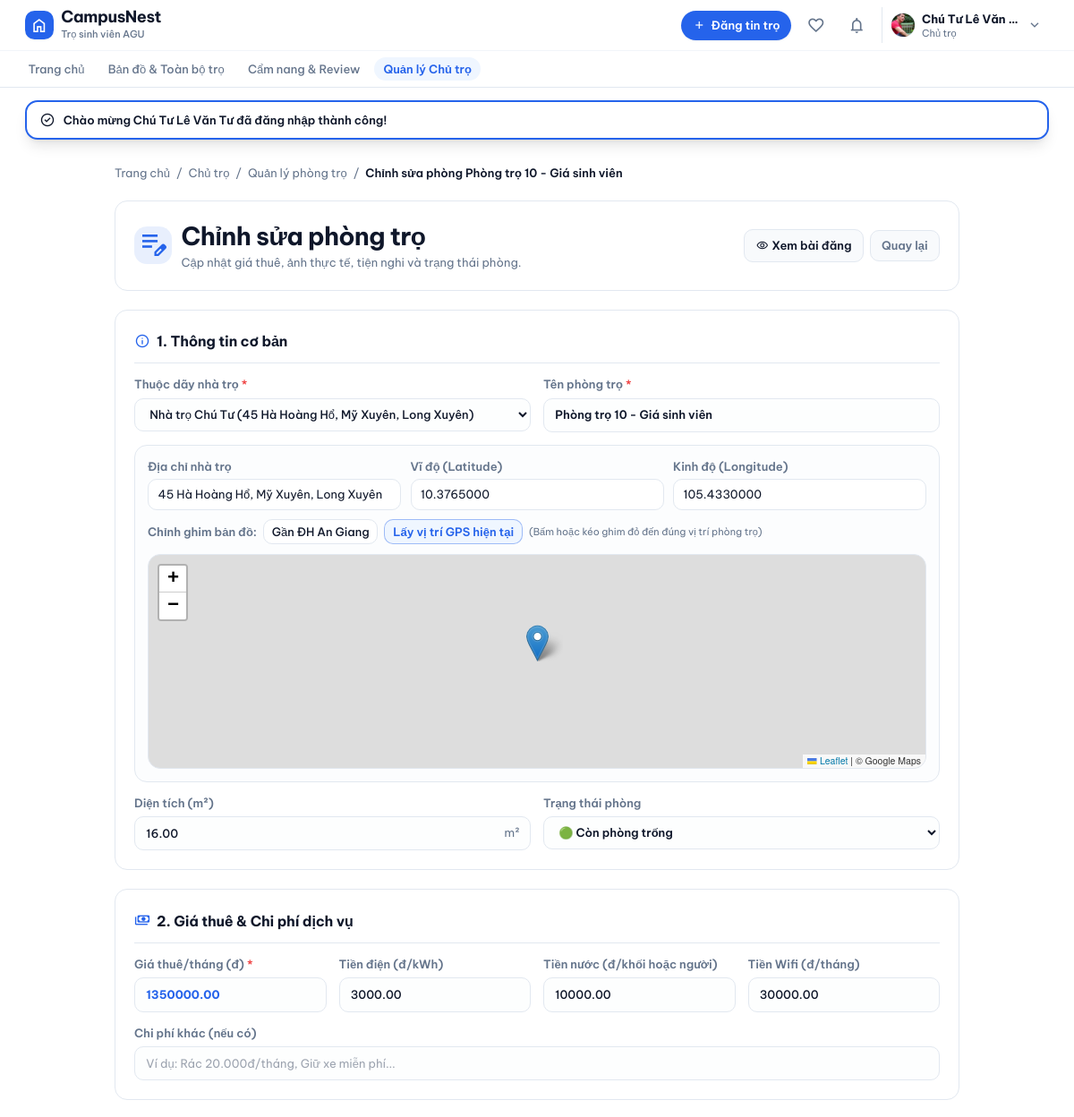
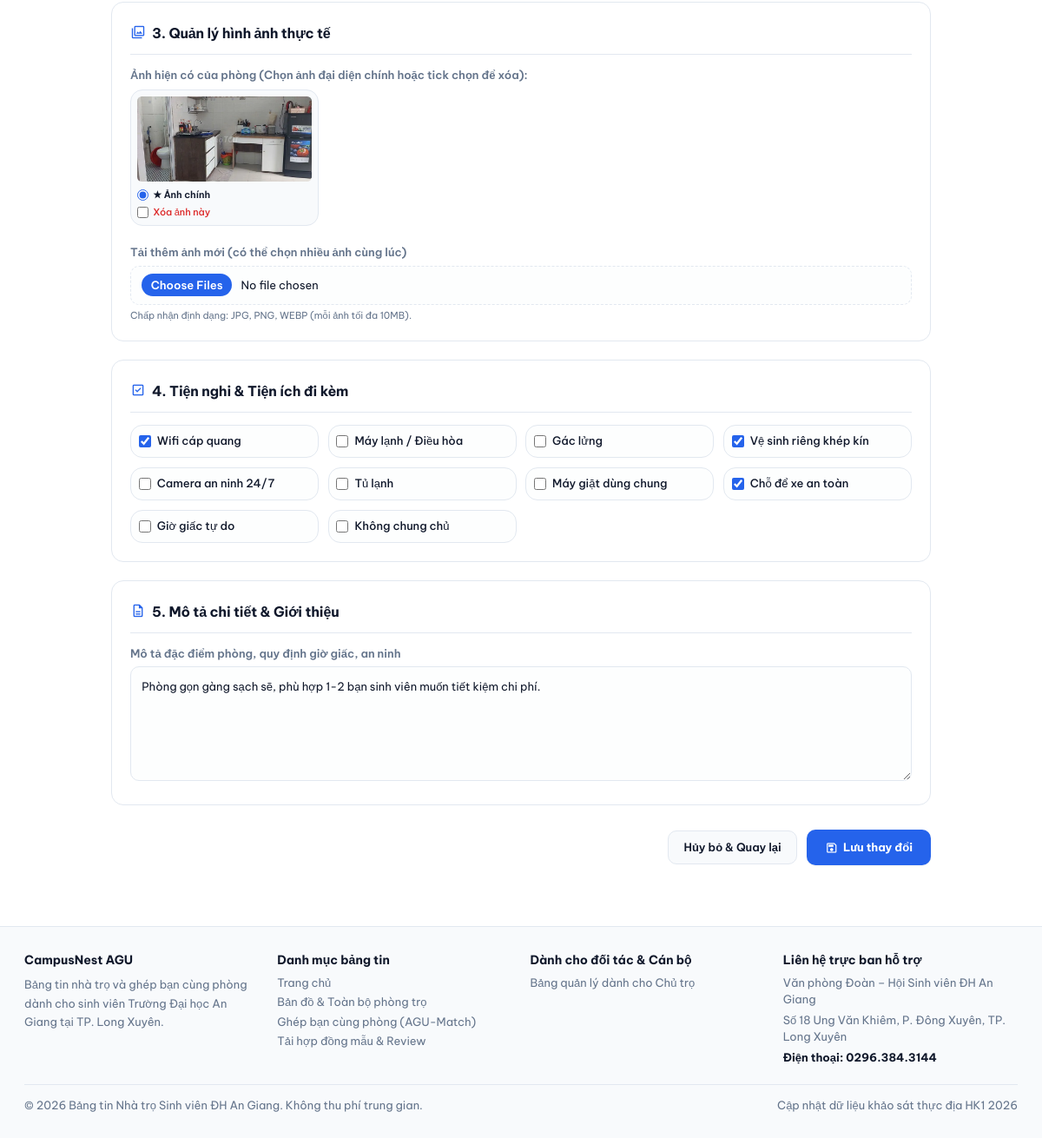
The page /chutro/suaphong.php?id=3 (signed in) on the database as committed earlier (2 pictures, top to bottom).
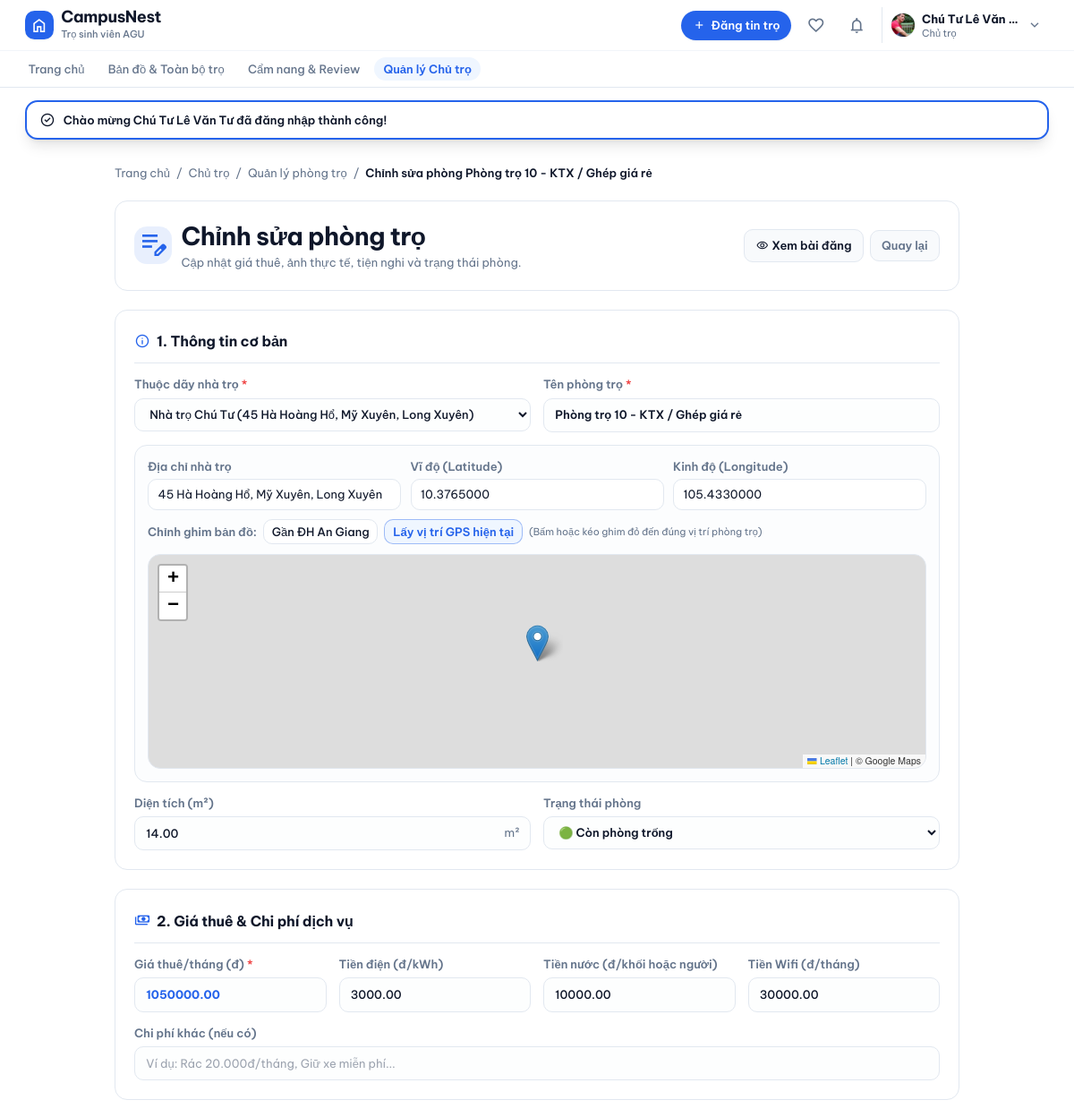
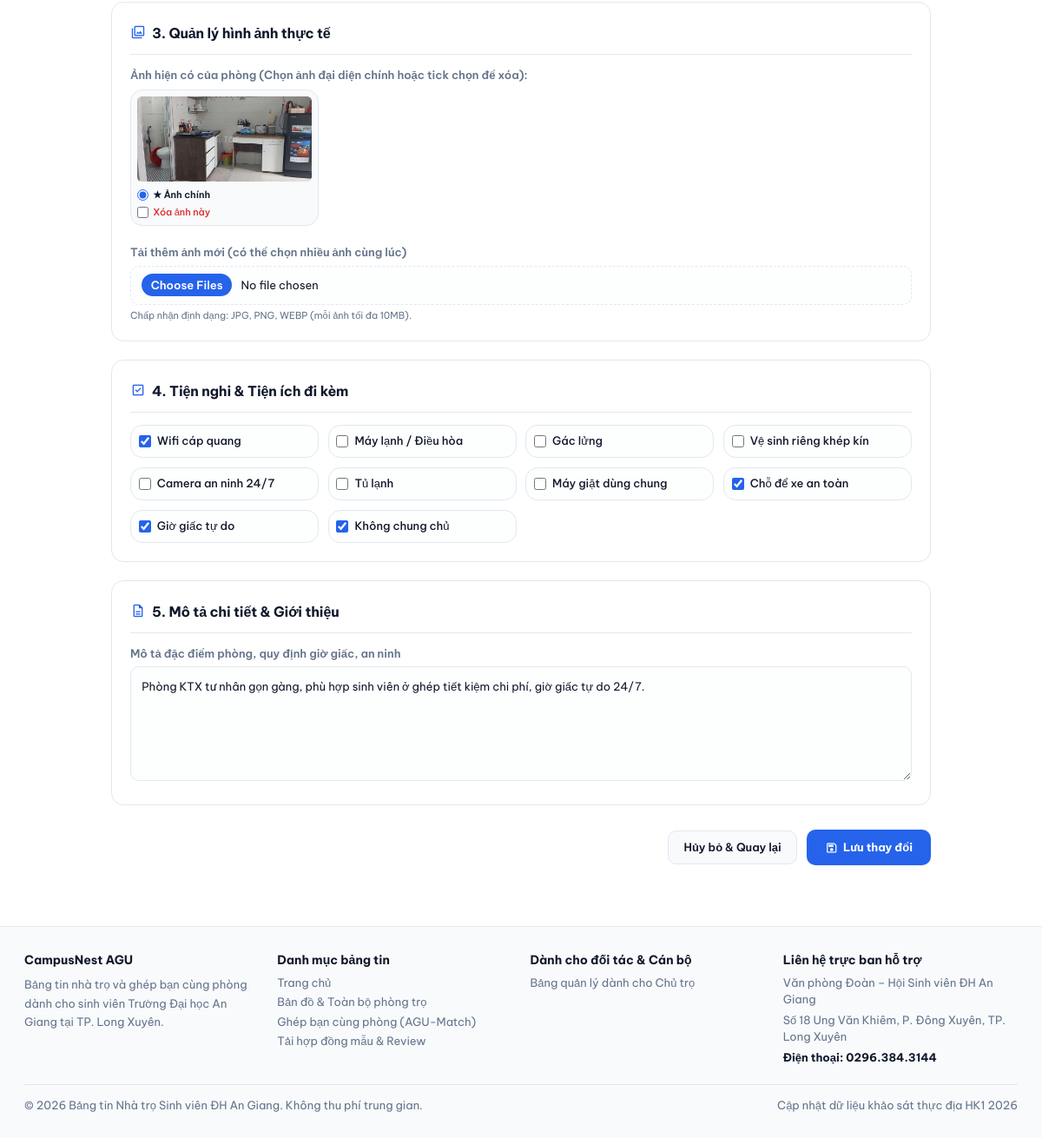
The same page on the database as committed later (2 pictures, top to bottom).
### tables this page shows
CREATE TABLE PhongTro (
    MaPhong INT AUTO_INCREMENT PRIMARY KEY,
    MaNhaTro INT NOT NULL,
    TenPhong VARCHAR(100) NOT NULL,
    GiaThue DECIMAL(12,2) NOT NULL,
    DienTich DECIMAL(6,2),
    TienDien DECIMAL(10,2),
    TienNuoc DECIMAL(10,2),
    TienWifi DECIMAL(10,2) DEFAULT 0,
    ChiPhiKhac TEXT,
    MoTa TEXT,
    
     
    TrangThai ENUM('ConPhong', 'DaThue', 'DangBaoTri') DEFAULT 'ConPhong',
    
     
    TrangThaiDuyet ENUM('ChoDuyet', 'DaDuyet', 'TuChoi') DEFAULT 'ChoDuyet',
    
    NgayDang DATETIME DEFAULT CURRENT_TIMESTAMP,
    NgayCapNhat DATETIME DEFAULT CURRENT_TIMESTAMP ON UPDATE CURRENT_TIMESTAMP,

    FOREIGN KEY (MaNhaTro)
        REFERENCES NhaTro(MaNhaTro)
        ON DELETE CASCADE
);

CREATE TABLE TienIch (
    MaTienIch INT AUTO_INCREMENT PRIMARY KEY,
    TenTienIch VARCHAR(100) NOT NULL UNIQUE,
    Icon VARCHAR(50) DEFAULT 'bi-check-circle'  
);

CREATE TABLE NhaTro (
    MaNhaTro INT AUTO_INCREMENT PRIMARY KEY,
    MaChuTro INT NOT NULL,
    TenNhaTro VARCHAR(150) NOT NULL,
    DiaChi VARCHAR(255) NOT NULL,
    MoTa TEXT,
    ViDo DECIMAL(10,7),           
    KinhDo DECIMAL(10,7),         
    NgayTao DATETIME DEFAULT CURRENT_TIMESTAMP,

    FOREIGN KEY (MaChuTro) 
        REFERENCES NguoiDung(MaNguoiDung) 
        ON DELETE CASCADE
);

### cauhinh/auth.php (called while the page is built, shortened)
<?php
function nguoiDungHienTai(): ?array
{
    return isset($_SESSION['nguoidung']) ? $_SESSION['nguoidung'] : null;
}

### chutro/suaphong.php (the view, shortened to what the changed rows need)
<?php
require_once __DIR__ . '/../cauhinh/database.php';
require_once __DIR__ . '/../cauhinh/auth.php';
$base_url = '/DoAn_TimNhaTroSV_QLDAPM';
$nd = nguoiDungHienTai();
$mand = (int)($nd['mannd'] ?? 0);
$vaitro = $nd['vaitro'] ?? '';
$maPhong = (int)($_GET['id'] ?? ($_POST['ma_phong'] ?? 0));
if ($vaitro === 'QuanTriVien') {
    $stmtCheck = $conn->prepare("
        SELECT p.*, n.TenNhaTro, n.DiaChi, n.ViDo, n.KinhDo, n.MaChuTro
        FROM PhongTro p
        JOIN NhaTro n ON p.MaNhaTro = n.MaNhaTro
        WHERE p.MaPhong = ?
    ");
    $stmtCheck->bind_param('i', $maPhong);
} else {
    $stmtCheck = $conn->prepare("
        SELECT p.*, n.TenNhaTro, n.DiaChi, n.ViDo, n.KinhDo, n.MaChuTro
        FROM PhongTro p
        JOIN NhaTro n ON p.MaNhaTro = n.MaNhaTro
        WHERE p.MaPhong = ? AND n.MaChuTro = ?
    ");
    $stmtCheck->bind_param('ii', $maPhong, $mand);
}
$stmtCheck->execute();
$phong = $stmtCheck->get_result()->fetch_assoc();
if ($vaitro === 'QuanTriVien') {
    $stmtNT = $conn->query("SELECT MaNhaTro, TenNhaTro, DiaChi, ViDo, KinhDo FROM NhaTro ORDER BY TenNhaTro ASC");
    $dsNhaTro = $stmtNT ? $stmtNT->fetch_all(MYSQLI_ASSOC) : [];
} else {
    $stmtNT = $conn->prepare("SELECT MaNhaTro, TenNhaTro, DiaChi, ViDo, KinhDo FROM NhaTro WHERE MaChuTro = ? ORDER BY TenNhaTro ASC");
    $stmtNT->bind_param('i', $mand);
    $stmtNT->execute();
    $dsNhaTro = $stmtNT->get_result()->fetch_all(MYSQLI_ASSOC);
}
$dsTienIch = [];
$resTI = $conn->query("SELECT MaTienIch, TenTienIch, Icon FROM TienIch ORDER BY MaTienIch ASC");
if ($resTI) {
    $dsTienIch = $resTI->fetch_all(MYSQLI_ASSOC);
}
$stmtPTI = $conn->prepare("SELECT MaTienIch FROM PhongTro_TienIch WHERE MaPhong = ?");
$stmtPTI->bind_param('i', $maPhong);
$stmtPTI->execute();
$tienIchHienTai = array_column($stmtPTI->get_result()->fetch_all(MYSQLI_ASSOC), 'MaTienIch');
include_once __DIR__ . '/../dungchung/header.php';
?>
<div class="max-w-[1000px] mx-auto px-4 sm:px-6 lg:px-8 py-8 space-y-6">
  <nav class="flex items-center gap-2 text-xs text-text-sub">
    <a href="<?= $base_url ?>/index.php" class="hover:text-accent transition-colors">Trang chủ</a>
    <span>/</span>
    <a href="<?= $base_url ?>/chutro.php" class="hover:text-accent transition-colors">Chủ trọ</a>
    <span>/</span>
    <a href="<?= $base_url ?>/chutro/danhsachphong.php" class="hover:text-accent transition-colors">Quản lý phòng trọ</a>
    <span>/</span>
    <span class="text-text-main font-semibold">Chỉnh sửa phòng <?= htmlspecialchars($phong['TenPhong']) ?></span>
  </nav>
  <div class="bg-bg-main p-6 rounded-card border border-border-warm flex flex-col sm:flex-row sm:items-center justify-between gap-4">
    <div class="flex items-center gap-3">
      <div>
        <h1 class="text-xl sm:text-2xl font-bold text-text-main">Chỉnh sửa phòng trọ</h1>
      </div>
    </div>
  </div>
  <form method="POST" action="<?= $base_url ?>/chutro/suaphong.php?id=<?= $maPhong ?>" enctype="multipart/form-data" class="space-y-6">
    <div class="bg-bg-main p-6 rounded-card border border-border-warm space-y-4">
      <h2 class="text-base font-bold text-text-main flex items-center gap-2 border-b border-border-warm pb-3">
        <span class="material-symbols-outlined text-accent text-lg">info</span>
        <span>1. Thông tin cơ bản</span>
      </h2>
      <div class="grid grid-cols-1 md:grid-cols-2 gap-4">
        <div>
          <label class="block text-xs font-semibold text-text-sub mb-1.5">Thuộc dãy nhà trọ <span class="text-red-500">*</span></label>
          <select id="sel_nha_tro" name="ma_nha_tro" class="w-full text-xs px-3.5 py-2.5 rounded-btn border border-border-warm bg-bg-sub/30 focus:outline-accent font-medium">
            <?php foreach ($dsNhaTro as $nt): ?>
              <option value="<?= $nt['MaNhaTro'] ?>"
                      data-diachi="<?= htmlspecialchars($nt['DiaChi']) ?>"
                      data-vido="<?= htmlspecialchars($nt['ViDo'] ?? '') ?>"
                      data-kinhdo="<?= htmlspecialchars($nt['KinhDo'] ?? '') ?>"
                      <?= (int)$phong['MaNhaTro'] === (int)$nt['MaNhaTro'] ? 'selected' : '' ?>>
                <?= htmlspecialchars($nt['TenNhaTro']) ?> (<?= htmlspecialchars($nt['DiaChi']) ?>)
              </option>
            <?php endforeach; ?>
          </select>
        </div>
        <div>
          <label class="block text-xs font-semibold text-text-sub mb-1.5">Tên phòng trọ <span class="text-red-500">*</span></label>
          <input type="text" name="ten_phong" value="<?= htmlspecialchars($_POST['ten_phong'] ?? $phong['TenPhong']) ?>"
                 placeholder="Ví dụ: Phòng 101, Phòng lầu 1 có gác..." required
                 class="w-full text-xs px-3.5 py-2.5 rounded-btn border border-border-warm bg-bg-sub/30 focus:outline-accent font-semibold text-text-main">
        </div>
      </div>
      <div class="p-4 rounded-card bg-bg-sub/40 border border-border-warm space-y-3">
        <div class="grid grid-cols-1 md:grid-cols-3 gap-3">
          <div class="md:col-span-1">
            <label class="block text-xs font-semibold text-text-sub mb-1">Địa chỉ nhà trọ</label>
            <input type="text" id="in_diachi_nt" name="dia_chi_nha_tro" value="<?= htmlspecialchars($_POST['dia_chi_nha_tro'] ?? $phong['DiaChi']) ?>"
                   class="w-full text-xs px-3 py-2 rounded-btn border border-border-warm bg-bg-main focus:outline-accent">
          </div>
          <div>
            <label class="block text-xs font-semibold text-text-sub mb-1">Vĩ độ (Latitude)</label>
            <input type="number" step="0.0000001" id="in_vido" name="vi_do" value="<?= htmlspecialchars($_POST['vi_do'] ?? ($phong['ViDo'] ?? '10.3728000')) ?>"
                   class="w-full text-xs px-3 py-2 rounded-btn border border-border-warm bg-bg-main focus:outline-accent tnum">
          </div>
          <div>
            <label class="block text-xs font-semibold text-text-sub mb-1">Kinh độ (Longitude)</label>
            <input type="number" step="0.0000001" id="in_kinhdo" name="kinh_do" value="<?= htmlspecialchars($_POST['kinh_do'] ?? ($phong['KinhDo'] ?? '105.4335000')) ?>"
                   class="w-full text-xs px-3 py-2 rounded-btn border border-border-warm bg-bg-main focus:outline-accent tnum">
          </div>
        </div>
      </div>
      <div class="grid grid-cols-1 sm:grid-cols-2 gap-4">
        <div>
          <div class="relative">
            <input type="number" step="0.5" min="5" max="200" name="dien_tich"
                   value="<?= htmlspecialchars($_POST['dien_tich'] ?? $phong['DienTich']) ?>"
                   placeholder="18" class="w-full text-xs px-3.5 py-2.5 rounded-btn border border-border-warm bg-bg-sub/30 focus:outline-accent font-medium">
            <span class="absolute right-3.5 top-2.5 text-xs text-text-sub pointer-events-none">m²</span>
          </div>
        </div>
        <div>
          <label class="block text-xs font-semibold text-text-sub mb-1.5">Trạng thái phòng</label>
          <select name="trang_thai" class="w-full text-xs px-3.5 py-2.5 rounded-btn border border-border-warm bg-bg-sub/30 focus:outline-accent font-semibold">
            <option value="ConPhong" <?= ($phong['TrangThai'] === 'ConPhong') ? 'selected' : '' ?>>🟢 Còn phòng trống</option>
          </select>
        </div>
      </div>
    </div>
    <div class="bg-bg-main p-6 rounded-card border border-border-warm space-y-4">
      <h2 class="text-base font-bold text-text-main flex items-center gap-2 border-b border-border-warm pb-3">
        <span class="material-symbols-outlined text-accent text-lg">payments</span>
        <span>2. Giá thuê & Chi phí dịch vụ</span>
      </h2>
      <div class="grid grid-cols-1 sm:grid-cols-2 lg:grid-cols-4 gap-4">
        <div>
          <label class="block text-xs font-semibold text-text-sub mb-1.5">Giá thuê/tháng (đ) <span class="text-red-500">*</span></label>
          <input type="number" step="50000" min="100000" name="gia_thue"
                 value="<?= htmlspecialchars($_POST['gia_thue'] ?? $phong['GiaThue']) ?>" required
                 class="w-full text-xs px-3.5 py-2.5 rounded-btn border border-border-warm bg-bg-sub/30 focus:outline-accent font-bold text-accent">
        </div>
        <div>
          <label class="block text-xs font-semibold text-text-sub mb-1.5">Tiền điện (đ/kWh)</label>
          <input type="number" step="500" min="0" name="tien_dien"
                 value="<?= htmlspecialchars($_POST['tien_dien'] ?? $phong['TienDien']) ?>"
                 placeholder="3500" class="w-full text-xs px-3.5 py-2.5 rounded-btn border border-border-warm bg-bg-sub/30 focus:outline-accent font-medium">
        </div>
        <div>
          <label class="block text-xs font-semibold text-text-sub mb-1.5">Tiền nước (đ/khối hoặc người)</label>
          <input type="number" step="5000" min="0" name="tien_nuoc"
                 value="<?= htmlspecialchars($_POST['tien_nuoc'] ?? $phong['TienNuoc']) ?>"
                 placeholder="30000" class="w-full text-xs px-3.5 py-2.5 rounded-btn border border-border-warm bg-bg-sub/30 focus:outline-accent font-medium">
        </div>
        <div>
          <label class="block text-xs font-semibold text-text-sub mb-1.5">Tiền Wifi (đ/tháng)</label>
          <input type="number" step="10000" min="0" name="tien_wifi"
                 value="<?= htmlspecialchars($_POST['tien_wifi'] ?? $phong['TienWifi']) ?>"
                 placeholder="0 (miễn phí)" class="w-full text-xs px-3.5 py-2.5 rounded-btn border border-border-warm bg-bg-sub/30 focus:outline-accent font-medium">
        </div>
      </div>
    </div>
    <div class="bg-bg-main p-6 rounded-card border border-border-warm space-y-4">
      <h2 class="text-base font-bold text-text-main flex items-center gap-2 border-b border-border-warm pb-3">
        <span class="material-symbols-outlined text-accent text-lg">photo_library</span>
        <span>3. Quản lý hình ảnh thực tế</span>
      </h2>
    </div>
    <?php if (!empty($dsTienIch)): ?>
    <div class="bg-bg-main p-6 rounded-card border border-border-warm space-y-4">
      <h2 class="text-base font-bold text-text-main flex items-center gap-2 border-b border-border-warm pb-3">
        <span class="material-symbols-outlined text-accent text-lg">check_box</span>
        <span>4. Tiện nghi & Tiện ích đi kèm</span>
      </h2>
      <div class="grid grid-cols-2 sm:grid-cols-3 md:grid-cols-4 gap-3">
        <?php foreach ($dsTienIch as $ti):
          $isChecked = in_array((int)$ti['MaTienIch'], $tienIchHienTai);
        ?>
          <label class="flex items-center gap-2 p-2.5 rounded-card border border-border-warm bg-bg-sub/30 hover:bg-bg-sub cursor-pointer transition-colors">
            <input type="checkbox" name="tien_ich[]" value="<?= $ti['MaTienIch'] ?>" <?= $isChecked ? 'checked' : '' ?> class="accent-accent w-4 h-4 rounded">
            <span class="text-xs text-text-main font-medium"><?= htmlspecialchars($ti['TenTienIch']) ?></span>
          </label>
        <?php endforeach; ?>
      </div>
    </div>
    <?php endif; ?>
    <div class="bg-bg-main p-6 rounded-card border border-border-warm space-y-4">
      <h2 class="text-base font-bold text-text-main flex items-center gap-2 border-b border-border-warm pb-3">
        <span class="material-symbols-outlined text-accent text-lg">description</span>
        <span>5. Mô tả chi tiết & Giới thiệu</span>
      </h2>
      <div>
        <label class="block text-xs font-semibold text-text-sub mb-1.5">Mô tả đặc điểm phòng, quy định giờ giấc, an ninh</label>
        <textarea name="mo_ta" rows="5" placeholder="Ví dụ: Phòng mới sơn sửa sạch sẽ, giờ giấc tự do không chung chủ, có camera an ninh 24/7, gần cổng phụ ĐH An Giang..."
                  class="w-full text-xs p-3.5 rounded-btn border border-border-warm bg-bg-sub/30 focus:outline-accent leading-relaxed"><?= htmlspecialchars($_POST['mo_ta'] ?? $phong['MoTa']) ?></textarea>
      </div>
    </div>
  </form>
</div>
<link rel="stylesheet" href="https://unpkg.com/leaflet@1.9.4/dist/leaflet.css" />
<?php include_once __DIR__ . '/../dungchung/footer.php'; ?>

Rows that differ between the two databases and show on the page:
changed phongtro "🟢 Còn phòng trống": TenPhong "Phòng trọ 10 - Giá sinh viên" → "Phòng trọ 10 - KTX / Ghép giá rẻ"; ten_phong "Phòng trọ 10 - Giá sinh viên" → "Phòng trọ 10 - KTX / Ghép giá rẻ"; dien_tich "16.00" → "14.00"; gia_thue "1350000.00" → "1050000.00"; mo_ta "Phòng gọn gàng sạch sẽ, phù hợp 1-2 bạn sinh viên muốn tiết kiệm chi phí." → "Phòng KTX tư nhân gọn gàng, phù hợp sinh viên ở ghép tiết kiệm chi phí, giờ giấc tự do 24/7."
computed for tienich "Vệ sinh riêng khép kín": MaTienIch "☑" → "☐"
computed for tienich "Giờ giấc tự do": MaTienIch "☐" → "☑"
computed for tienich "Không chung chủ": MaTienIch "☐" → "☑"
